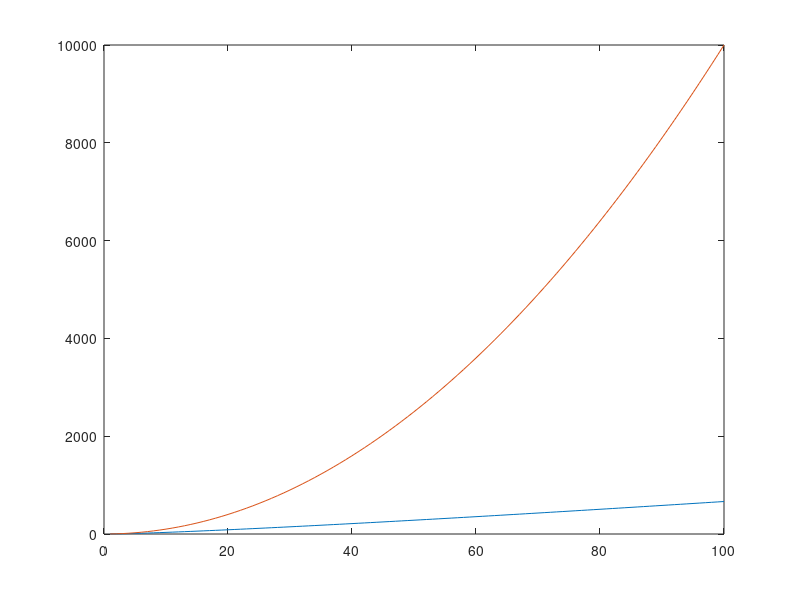

This chart was generated by the following MATLAB code:
%Tabla comparativa de los algoritmos para la transformada discreta de
%Fourier

%Número de muestras
n = 100;

%Array con los posibles números de muestras
N = 1:1:100;

%FFT
y1 = N.*log2(N);

%DFT
y2 = N.^2;


%Gráficas funciones
figure(1);
plot(N,y1);
hold on
plot(N,y2);

%Tabla según el número de muestras
fprintf('N \t FFT \t\t\t\t DFT \t\t\t\t Diferencia\n');

%Bucle para ir imprimiendo cada valor (elemento del array) en la tabla
for i = 1 : n
    fprintf('%d \t %-.16f \t %-.16f \t %-.16f\n',i,y1(i),y2(i),y2(i)-y1(i));
end

fprintf('\n');
